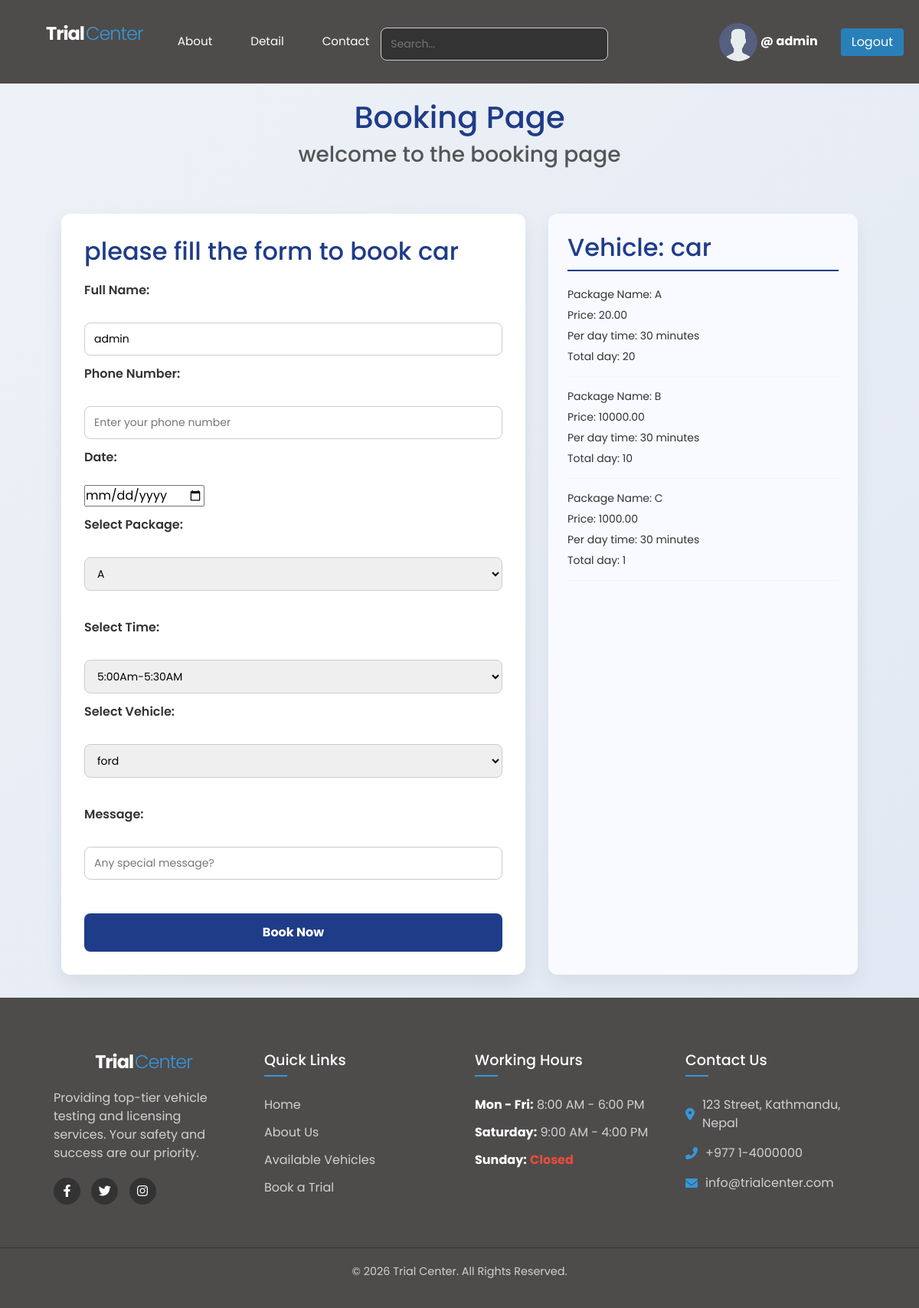
Page /booking/?vehicle=2&type=car (signed in) on the committed database.
### base/models.py (models this page shows, shortened)
class Catogery(models.Model):
    name = models.CharField(max_length=100)

class Package(models.Model):
    vehicle=models.ForeignKey(Catogery, on_delete=models.CASCADE)
    package_name=models.CharField(max_length=200)
    price=models.DecimalField(max_digits=10, decimal_places=2)
    time=models.CharField(max_length=100)
    duration_days=models.IntegerField()

### base/views.py (the view, shortened to what this page needs)
# urls.py: path('booking/',views.booking, name='booking'),
@login_required(login_url='login')
def booking(request):
    selected_vehicle_id = request.GET.get('vehicle')
    selected_vehicle_name = request.GET.get('type')
    packages = Package.objects.filter(vehicle__name=selected_vehicle_name)
    vehicles = Vehicle.objects.filter(catogery__name=selected_vehicle_name)
    available_trial_times = Timeslot.objects.all()
    return render(request, 'booking.html', {
        'packages': packages,
        'vehicle': vehicles,
        'available_trial_times': available_trial_times,
        'selected_vehicle_id': selected_vehicle_id,
        'selected_vehicle_name': selected_vehicle_name
    })

### templates/booking.html (shortened to what this page needs)
{% extends 'main.html' %}
{% block content %}
<h1>Booking Page</h1>
<h3>welcome to the booking page</h3>
<div class ="booking-container">
    <div>
        <h2>please fill the form to book {{ selected_vehicle_name }}</h2>
        <form action="" method="post">
            <label for="fname">Full Name:</label><br>
            <input type="text" id="fname" name="fname" value={{request.user}} placeholder="Enter your full name"><br>
            <label for="phone">Phone Number:</label><br>
            <input type="tel" id="phone" name="phone" placeholder="Enter your phone number"><br>
             <label for="phone">Date:</label><br>
            <input type="date" id="date" name="date" ><br>
            <label for="package">Select Package:</label><br>
            <select id="package" name="package">
                {% for i in packages %}
                <option value="{{i.id}}">{{i.package_name}}</option>
                {% endfor %}
            </select><br><br>
            <label>Select Time:</label><br>
<select name="time" required>
    {% for i in available_trial_times %}
        <option value="{{ i.id }}">
            {{ i.time}}
        </option>
    {% endfor %}
</select><br>
            <label for="vehicle">Select Vehicle:</label><br>
            <select id="vehicle" name="vehicle">
    {% for i in vehicle %}
        <option value="{{ i.id }}"
            {% if i.id|stringformat:"s" == selected_vehicle_id %}
                selected
            {% endif %}
        >
            {{ i.name }}
        </option>
    {% endfor %}
</select><br><br>
            <label for="message">Message:</label><br>
            <input type="text" id="message" name="message" placeholder="Any special message?"><br><br>
            <input type="submit" value="Book Now">
        </form>
    </div>
    <div>
        <h2>Vehicle: {{ selected_vehicle_name }}</h2>
   {% for i in packages %}
        <p>Package Name: {{i.package_name}}</p>
        <p>Price: {{i.price}}</p>
        <p>Per day time: {{i.time}}</p>
        <p>Total day: {{i.duration_days}}</p>
        <hr>
   {% endfor %}
    </div>
    {% endblock %}

### templates/main.html (shortened to what this page needs)
 {% load static %}
<!DOCTYPE html>
<html lang="en">
<head>
    <link href="https://cdn.jsdelivr.net/npm/bootstrap@5.3.0/dist/css/bootstrap.min.css" rel="stylesheet">
    <link rel="stylesheet" href="{% static 'style.css' %}">
</head>
    <body>
    <div style="background-color: #4e4b4bff; padding: 20px; display: flex; align-items:center; justify-content: space-between; font-family: Arial, sans-serif;">
       <div class="nav-container">
    <a href="{% url 'home' %}" class="logo-link">
        <h3 class="footer-logo">Trial<span>Center</span></h3>
    </a>
    <div class="nav-links">
        <a href="{% url 'about' %}" class="nav-item">About</a>
        <a href="{% url 'detail' %}" class="nav-item">Detail</a>
        <a href="{% url 'contact' %}" class="nav-item">Contact</a>
    </div>
    <div class="search-wrapper">
        <input type="text" placeholder="Search..." class="search-input">
    </div>
</div>
<div style="display: flex; align-items: center; justify-content: center; gap: 15px;">
    {% if user.is_authenticated %}
        <div style="display: flex; align-items: center; gap: 10px;">
           <a href="{% url 'profile' request.user.id %}" style="text-decoration: none; color: inherit;">
             <img src="{% static 'avatar.svg' %}"
             alt="Profile Picture"
             width="50" height="50"
             style="border-radius: 50%; object-fit: cover;">
            <span style="font-weight: bold; color:white">@ {{ request.user.username }}</span>
        </div>
    <a href="{% url 'logout' %}">
        <button style="
            padding: 6px 14px;
            border: none;
            border-radius: 4px;
            background-color: #2980b9;
            color: white;
            cursor: pointer;
        "
        onmouseover="this.style.backgroundColor='#1f618d'"
        onmouseout="this.style.backgroundColor='#2980b9'">
            Logout
        </button>
    </a>
</div>
            {% endif %}
        </div>
 <div class="page-wrapper">
        {% block content %}
        {% endblock %}
 </div>
        <footer class="footer-section">
    <div class="footer-container">
        <div class="footer-col">
            <h3 class="footer-logo">Trial<span>Center</span></h3>
            <p>Providing top-tier vehicle testing and licensing services. Your safety and success are our priority.</p>
            <div class="social-links">
                <a href="#"><i class="fab fa-facebook-f"></i></a>
                <a href="#"><i class="fab fa-twitter"></i></a>
                <a href="#"><i class="fab fa-instagram"></i></a>
            </div>
        </div>
        <div class="footer-col">
            <h4>Quick Links</h4>
            <ul>
                <li><a href="/">Home</a></li>
                <li><a href="/about">About Us</a></li>
                <li><a href="/details">Available Vehicles</a></li>
                <li><a href="/contact">Book a Trial</a></li>
            </ul>
        </div>
        <div class="footer-col">
            <h4>Working Hours</h4>
            <ul class="hours-list">
                <li><span>Mon - Fri:</span> 8:00 AM - 6:00 PM</li>
                <li><span>Saturday:</span> 9:00 AM - 4:00 PM</li>
                <li><span>Sunday:</span> <span class="closed">Closed</span></li>
            </ul>
        </div>
        <div class="footer-col">
            <h4>Contact Us</h4>
            <div class="contact-info">
                <p><i class="fas fa-map-marker-alt"></i> 123 Street, Kathmandu, Nepal</p>
                <p><i class="fas fa-phone-alt"></i> +977 1-4000000</p>
                <p><i class="fas fa-envelope"></i> info@trialcenter.com</p>
            </div>
        </div>
    </div>
    <div class="footer-bottom">
        <p>&copy; 2026 Trial Center. All Rights Reserved.</p>
    </div>
</footer>
<link rel="stylesheet" href="https://cdnjs.cloudflare.com/ajax/libs/font-awesome/6.0.0/css/all.min.css">
</body>
</html>

### static/style.css (style rules this page uses)
* { margin: 0; padding: 0; box-sizing: border-box; font-family: "Poppins", sans-serif; }
body { margin: 0; padding: 0; background: linear-gradient(120deg,#a6d0ec, #e9c7f7); min-height: 100vh; overflow-y: auto; height: auto; }
input[type="submit"] { width: 100%; height: 50px; border: 1px solid; background: #2691d9; border-radius: 25px; font-size: 18px; color: #e9f4fb; font-weight: 700; cursor: pointer; outline: none; }
.footer-section { background-color: #1a1a1a; color: #d1d1d1; padding: 70px 0 20px; font-family: 'Segoe UI', sans-serif; }
.footer-container { max-width: 1100px; margin: 0 auto; display: grid; grid-template-columns: repeat(auto-fit, minmax(220px, 1fr)); gap: 40px; padding: 0 20px; }
.footer-col h4 { color: #ffffff; font-size: 1.2rem; margin-bottom: 25px; position: relative; padding-bottom: 10px; }
.footer-col h4::after { content: ''; position: absolute; left: 0; bottom: 0; width: 30px; height: 2px; background-color: #3498db; }
.footer-logo { color: #fff; margin-bottom: 20px; }
.footer-logo span { color: #3498db; }
.footer-col ul { list-style: none; padding: 0; }
.footer-col ul li { margin-bottom: 12px; }
.footer-col ul li a { color: #d1d1d1; text-decoration: none; transition: 0.3s; }
.hours-list li span { font-weight: bold; color: #fff; }
.closed { color: #e74c3c !important; }
.contact-info p { margin-bottom: 15px; display: flex; align-items: center; gap: 10px; }
.contact-info i { color: #3498db; }
.social-links { margin-top: 20px; }
.social-links a { display: inline-block; width: 35px; height: 35px; background: #333; color: #fff; text-align: center; line-height: 35px; border-radius: 50%; margin-right: 10px; transition: 0.3s; }
.footer-bottom { text-align: center; margin-top: 50px; padding-top: 20px; border-top: 1px solid #333; font-size: 0.9rem; }

### templates/main.html (style rules this page uses)
.nav-container { background-color: #4e4b4bff; display: flex; align-items: center; justify-content: space-between; padding: 10px 40px; font-family: 'Segoe UI', Roboto, sans-serif; }
.logo-link { text-decoration: none; margin-right: 30px; }
.footer-logo { color: white; margin: 0; font-size: 1.5rem; letter-spacing: -1px; font-weight: 700; }
.footer-logo span { color: #ede2d2; font-weight: 300; margin-left: 2px; }
.nav-links { display: flex; align-items: center; gap: 20px; flex-grow: 1; }
.nav-item { color: white; text-decoration: none; text-transform: capitalize; padding: 8px 15px; border-radius: 5px; transition: all 0.3s ease; font-size: 0.95rem; }
.search-wrapper { display: flex; align-items: center; }
.search-input { padding: 8px 15px; border-radius: 20px; border: 1px solid #444; background: #333; color: white; outline: none; transition: width 0.4s ease, border-color 0.3s; width: 180px; }
.footer-section { background-color: #4e4b4bff; color: #d1d1d1; padding: 70px 0 20px; font-family: 'Segoe UI', sans-serif; }
html, body { height: 100%; }
.page-wrapper { min-height: calc(100vh - 320px); }
.footer-container { max-width: 1100px; margin: 0 auto; display: grid; grid-template-columns: repeat(auto-fit, minmax(220px, 1fr)); gap: 40px; padding: 0 20px; }
.footer-col h4 { color: #ffffff; font-size: 1.2rem; margin-bottom: 25px; position: relative; padding-bottom: 10px; }
.footer-col h4::after { content: ''; position: absolute; left: 0; bottom: 0; width: 30px; height: 2px; background-color: #3498db; }
.footer-logo { color: #fff; margin-bottom: 20px; }
.footer-logo span { color: #3498db; }
.footer-col ul { list-style: none; padding: 0; }
.footer-col ul li { margin-bottom: 12px; }
.footer-col ul li a { color: #d1d1d1; text-decoration: none; transition: 0.3s; }
.hours-list li span { font-weight: bold; color: #fff; }
.closed { color: #e74c3c !important; }
.contact-info p { margin-bottom: 15px; display: flex; align-items: center; gap: 10px; }
.contact-info i { color: #3498db; }
.social-links { margin-top: 20px; }
.social-links a { display: inline-block; width: 35px; height: 35px; background: #333; color: #fff; text-align: center; line-height: 35px; border-radius: 50%; margin-right: 10px; transition: 0.3s; }
.footer-bottom { text-align: center; margin-top: 50px; padding-top: 20px; border-top: 1px solid #333; font-size: 0.9rem; }

### rows in the picture
Catogery: name "car"
Package: package_name "A", price "20.00", time "30 minutes", duration_days "20"
Package: package_name "B", price "10000.00", time "30 minutes", duration_days "10"
Package: package_name "C", price "1000.00", time "30 minutes", duration_days "1"

### other values in the picture
{{ request.user.username }} "admin"
form field package "A"
form field time "5:00Am-5:30AM"
form field vehicle "ford"
